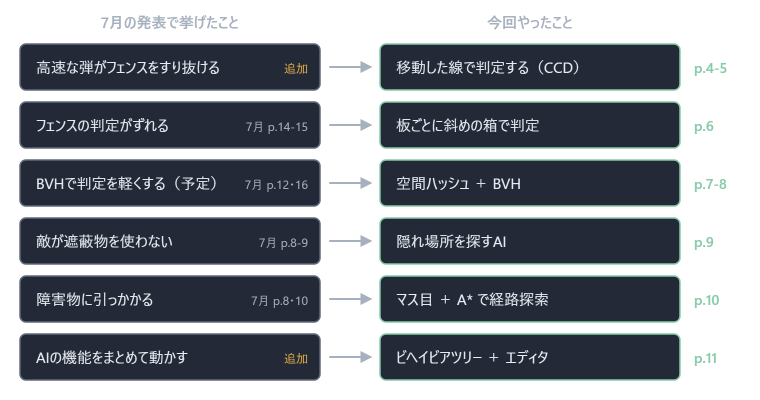
#> input picture docs/slides/figures/png/fig03_overview.png, 1520 x 800 px (shown at 1/2 size); its folder holds 4 pictures in this run
$ python gen_figures.py
#> lines starting #> are read from the running program, lines starting #| are printed output that depends on the picture
# -*- coding: utf-8 -*-
"""
スライド用の図をまとめて生成するスクリプト。
- 紺背景テンプレートに直接置けるよう、背景透過PNGで出力する
- レイの当たり位置・A*の経路・BVHの分割・判定ペア数などは
  エンジンのコードと同じ手順・同じパラメータで計算して描いている

使い方:  py gen_figures.py
出力:    ./png/figXX.png（2倍解像度・透過） / ./preview/figXX.png（紺背景で確認用）
"""
import heapq
import html
import math
import pathlib
import random
import subprocess

from PIL import Image

HERE = pathlib.Path(__file__).resolve().parent
SVG_DIR = HERE / "svg"
PNG_DIR = HERE / "png"
PREVIEW_DIR = HERE / "preview"
CHROME = r"C:\Program Files\Google\Chrome\Application\chrome.exe"

# ---- テンプレートに合わせた色 ----
BG = "#1B1F2A"      # スライド背景（プレビュー用）
FG = "#E9EDF3"      # 文字
SUB = "#A6B0BE"     # 補足文字
LINE = "#5F6A7B"    # 補助線
DIM = "#3A4252"     # 通れないマス・薄い面
PANEL = "#232937"   # 箱の塗り
GRID = "#2C3342"
BLUE = "#4A86E8"
BLUE_L = "#9CC0F5"
MINT = "#86CBA8"
RED = "#E5675F"
RED_L = "#F3A6A0"
AMBER = "#F2B84B"
WOOD = "#B5834F"
WOOD_S = "#6E4520"
FONT = "'Yu Gothic UI','Yu Gothic','Meiryo',sans-serif"
MONO = "Consolas,'Courier New',monospace"


def esc(s):
    return html.escape(s, quote=True)


class Svg:
    def __init__(self, w, h):
        self.w, self.h, self.e = w, h, []

    def add(self, s):
        self.e.append(s)

    def text(self, x, y, s, size=16, fill=FG, anchor="middle", weight=400, family=FONT, opacity=1):
        s = s.replace(" ", "\u00a0") if family == MONO else s   # SVGは連続スペースを詰めるので、コードの字下げを保つ
        self.add(f'<text x="{x:.1f}" y="{y:.1f}" font-size="{size}" fill="{fill}" text-anchor="{anchor}" '
                 f'font-weight="{weight}" font-family="{family}" opacity="{opacity}">{esc(s)}</text>')

    def rich(self, x, y, parts, anchor="middle"):
        """parts: [(文字, size, fill, weight)]"""
        spans = "".join(f'<tspan font-size="{sz}" fill="{fl}" font-weight="{wt}">{esc(t)}</tspan>' for t, sz, fl, wt in parts)
        self.add(f'<text x="{x:.1f}" y="{y:.1f}" text-anchor="{anchor}" font-family="{FONT}">{spans}</text>')

    def line(self, x1, y1, x2, y2, stroke=LINE, w=2, dash=None, opacity=1, end=None, start=None):
        d = f' stroke-dasharray="{dash}"' if dash else ""
        m = (f' marker-end="url(#{end})"' if end else "") + (f' marker-start="url(#{start})"' if start else "")
        self.add(f'<line x1="{x1:.1f}" y1="{y1:.1f}" x2="{x2:.1f}" y2="{y2:.1f}" stroke="{stroke}" stroke-width="{w}" '
                 f'stroke-linecap="round" opacity="{opacity}"{d}{m}/>')

    # [6 lines left out: function polyline, not called in this run]

    def rect(self, x, y, w, h, fill="none", stroke="none", sw=2, rx=0, dash=None, opacity=1):
        d = f' stroke-dasharray="{dash}"' if dash else ""
        self.add(f'<rect x="{x:.1f}" y="{y:.1f}" width="{w:.1f}" height="{h:.1f}" rx="{rx}" fill="{fill}" '
                 f'stroke="{stroke}" stroke-width="{sw}" opacity="{opacity}"{d}/>')

    def circle(self, cx, cy, r, fill="none", stroke="none", sw=2, dash=None, opacity=1):
        d = f' stroke-dasharray="{dash}"' if dash else ""
        self.add(f'<circle cx="{cx:.1f}" cy="{cy:.1f}" r="{r}" fill="{fill}" stroke="{stroke}" stroke-width="{sw}" '
                 f'opacity="{opacity}"{d}/>')

    def poly(self, pts, fill="none", stroke="none", sw=2, dash=None, opacity=1):
        d = f' stroke-dasharray="{dash}"' if dash else ""
        p = " ".join(f"{x:.1f},{y:.1f}" for x, y in pts)
        self.add(f'<polygon points="{p}" fill="{fill}" stroke="{stroke}" stroke-width="{sw}" stroke-linejoin="round" '
                 f'opacity="{opacity}"{d}/>')

    def cross(self, x, y, r=6, stroke=RED, w=2.5):
        self.line(x - r, y - r, x + r, y + r, stroke, w)
        self.line(x - r, y + r, x + r, y - r, stroke, w)

    def hbracket(self, x1, x2, y, stroke=SUB, tick=7):
        self.line(x1, y, x2, y, stroke, 1.5)
        self.line(x1, y - tick, x1, y + tick, stroke, 1.5)
        self.line(x2, y - tick, x2, y + tick, stroke, 1.5)

    def svg(self):
        markers = ""
        for name, col in [("fg", FG), ("sub", SUB), ("mint", MINT), ("red", RED), ("blue", BLUE), ("amber", AMBER)]:
            markers += (f'<marker id="a-{name}" viewBox="0 0 10 10" refX="8" refY="5" markerWidth="6" markerHeight="6" '
                        f'orient="auto-start-reverse"><path d="M0,0 L10,5 L0,10 z" fill="{col}"/></marker>')
        body = "\n".join(self.e)
        return (f'<svg xmlns="http://www.w3.org/2000/svg" width="{self.w}" height="{self.h}" '
                f'viewBox="0 0 {self.w} {self.h}"><defs>{markers}</defs>\n{body}\n</svg>')


# ---------------------------------------------------------------- 幾何ヘルパー
def rot(p, a):
    c, s = math.cos(a), math.sin(a)
    return (p[0] * c - p[1] * s, p[0] * s + p[1] * c)


# [6 lines left out: function board_poly, not called in this run]


def ray_seg(o, d, a, b):
    """レイ o + t*d と線分 a-b の交差 t（なければ None）"""
    ex, ey = b[0] - a[0], b[1] - a[1]
    den = d[0] * ey - d[1] * ex
    if abs(den) < 1e-9:
        return None
    t = ((a[0] - o[0]) * ey - (a[1] - o[1]) * ex) / den
    u = ((a[0] - o[0]) * d[1] - (a[1] - o[1]) * d[0]) / den
    if t >= 0 and 0 <= u <= 1:
        return t
    return None


def ray_poly(o, d, pts):
    best = None
    for i in range(len(pts)):
        t = ray_seg(o, d, pts[i], pts[(i + 1) % len(pts)])
        if t is not None and (best is None or t < best):
            best = t
    return best


# [5 lines left out: function seg_hits_poly, not called in this run]


def draw_board(s, pts, grain=True):
    s.poly(pts, fill=WOOD, stroke=WOOD_S, sw=2)


# ---------------------------------------------------------------- p.3 一覧
def fig03():
    s = Svg(760, 400)
    s.text(170, 28, "7月の発表で挙げたこと", 15, SUB, weight=700)
    s.text(530, 28, "今回やったこと", 15, SUB, weight=700)
    rows = [
        ("高速な弾がフェンスをすり抜ける", "追加", "移動した線で判定する（CCD）", "p.4-5"),
        ("フェンスの判定がずれる", "7月 p.14-15", "板ごとに斜めの箱で判定", "p.6"),
        ("BVHで判定を軽くする（予定）", "7月 p.12・16", "空間ハッシュ ＋ BVH", "p.7-8"),
        ("敵が遮蔽物を使わない", "7月 p.8-9", "隠れ場所を探すAI", "p.9"),
        ("障害物に引っかかる", "7月 p.8・10", "マス目 ＋ A* で経路探索", "p.10"),
        ("AIの機能をまとめて動かす", "追加", "ビヘイビアツリー ＋ エディタ", "p.11"),
    ]
    for i, (l, tag, r, page) in enumerate(rows):
        y0 = 44 + i * 58
        s.rect(20, y0, 300, 46, fill=PANEL, stroke=LINE, sw=1.5, rx=6)
        s.text(36, y0 + 29, l, 15, FG, "start")
        s.text(308, y0 + 29, tag, 12, AMBER if tag == "追加" else SUB, "end")
        s.line(330, y0 + 23, 370, y0 + 23, SUB, 2, end="a-sub")
        s.rect(380, y0, 300, 46, fill=PANEL, stroke=MINT, sw=1.5, rx=6)
        s.text(396, y0 + 29, r, 15, FG, "start")
        s.text(694, y0 + 29, page, 14, MINT, "start", weight=700)
#> in render, img is the input picture: PIL image 1520x800 RGBA; mean R, G, B, A 29.7, 35, 41.7, 145.8
#> in render, `bg.alpha_composite(img)`:
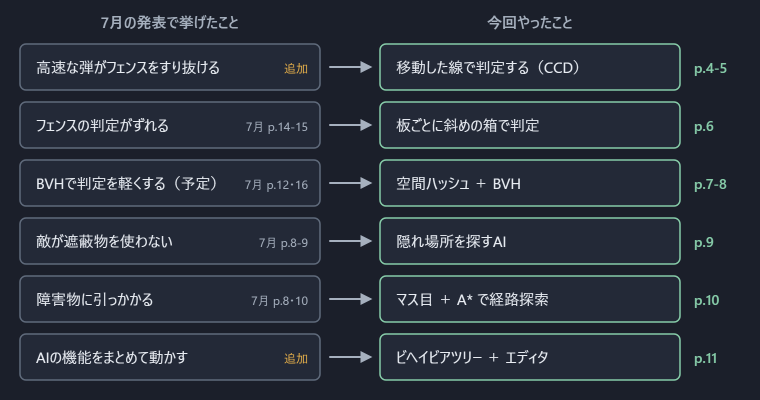
#> bg: PIL image 1520x800 RGBA (shown at 1/2 size); mean R, G, B, A 40.3, 46.9, 58.3, 255
#> in render, `corner_alpha = img.getpixel((0, 0))[3]`: corner_alpha = 0
#| fig03_overview: 1520x800  corner alpha=0
    return s


# ---------------------------------------------------------------- p.4 CCD 課題
def fig04():
    s = Svg(600, 360)
    s.text(20, 26, "上から見た図", 13, SUB, "start")
    bx, bw, by0, by1 = 273, 48, 72, 282           # 板（厚さ0.15m = 48px）
    s.hbracket(bx, bx + bw, 54)
    s.text(bx + bw / 2, 42, "厚さ 0.15m", 14, FG)
    s.rect(bx, by0, bw, by1 - by0, fill=WOOD, stroke=WOOD_S, sw=2, rx=3)
    for gx in (bx + 16, bx + 32):
        s.line(gx, by0 + 10, gx, by1 - 10, WOOD_S, 1, opacity=0.5)
    y = 172
    f1, f2 = bx - 48, bx + bw + 48                # 1フレーム = 0.45m = 144px（板の3倍）
    s.line(f1, y, 520, y, LINE, 2, dash="6 6", end="a-sub")
    for x, name in ((f1, "1フレーム目"), (f2, "2フレーム目")):
        s.circle(x, y, 13, fill=BLUE, stroke=BLUE_L, sw=2)
        s.text(x, y + 40, name, 15, FG)
        s.text(x, y + 60, "板と重ならない", 13, RED)
    s.circle(470, y, 13, stroke=BLUE_L, sw=2, dash="3 3", opacity=0.6)
    s.text(470, y + 40, "そのまま奥へ", 14, SUB)
    s.hbracket(f1, f2, 306)
#> call 2 of render, with name = 'fig04_ccd_problem'
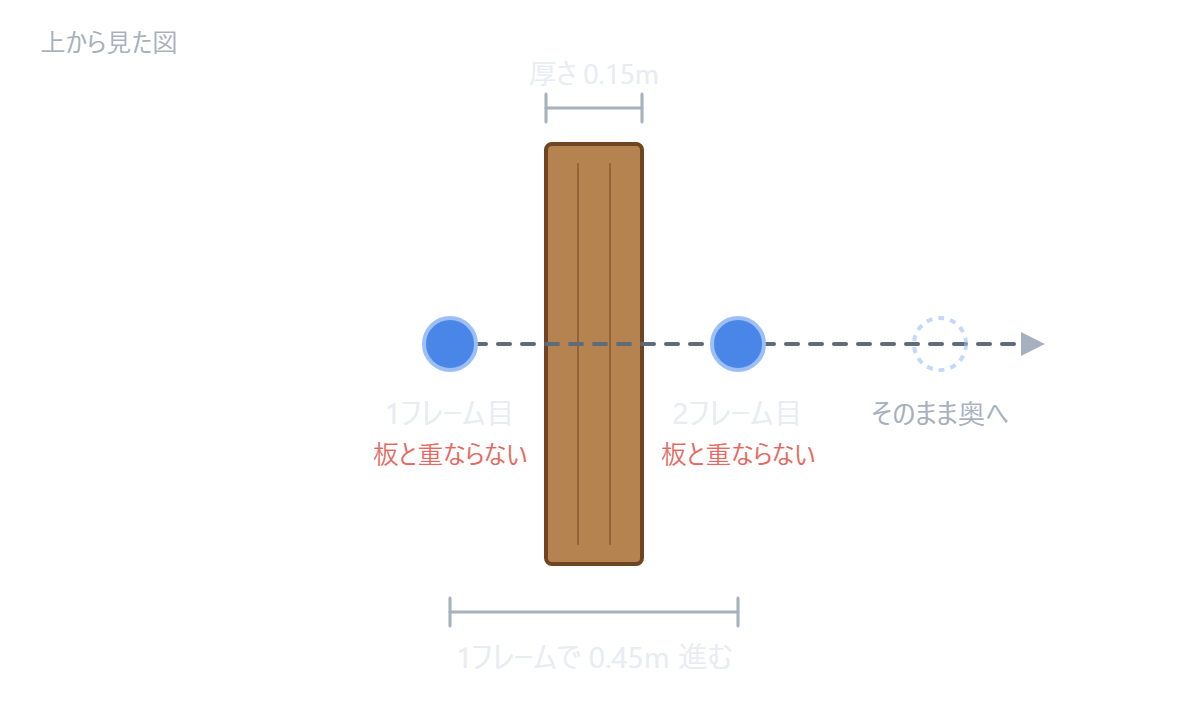
#> input picture docs/slides/figures/png/fig04_ccd_problem.png, 1200 x 720 px
#> in render, img is the input picture: PIL image 1200x720 RGBA; mean R, G, B, A 12.3, 9.9, 8.1, 17
#| fig04_ccd_problem: 1200x720  corner alpha=0
    s.text((f1 + f2) / 2, 334, "1フレームで 0.45m 進む", 15, FG)
    return s


# ---------------------------------------------------------------- p.5 CCD 解決
def fig05():
    s = Svg(600, 360)
    s.text(20, 26, "上から見た図", 13, SUB, "start")
    bx, bw, by0, by1 = 273, 48, 72, 282
    s.rect(bx, by0, bw, by1 - by0, fill=WOOD, stroke=WOOD_S, sw=2, rx=3)
    for gx in (bx + 16, bx + 32):
        s.line(gx, by0 + 10, gx, by1 - 10, WOOD_S, 1, opacity=0.5)
    y, r = 172, 13
    p0, p1 = bx - 48, bx + bw + 48
    s.line(bx + 6, y, p1 - 16, y, SUB, 2, dash="4 5", opacity=0.6)
    s.line(p0, y - r, bx, y - r, BLUE, 2, opacity=0.75)
    s.line(p0, y + r, bx, y + r, BLUE, 2, opacity=0.75)
    s.line(p0, y, bx, y, BLUE, 4)
    s.circle(p0, y, r, fill=BLUE, stroke=BLUE_L, sw=2)
#> call 3 of render, with name = 'fig05_ccd_solution'
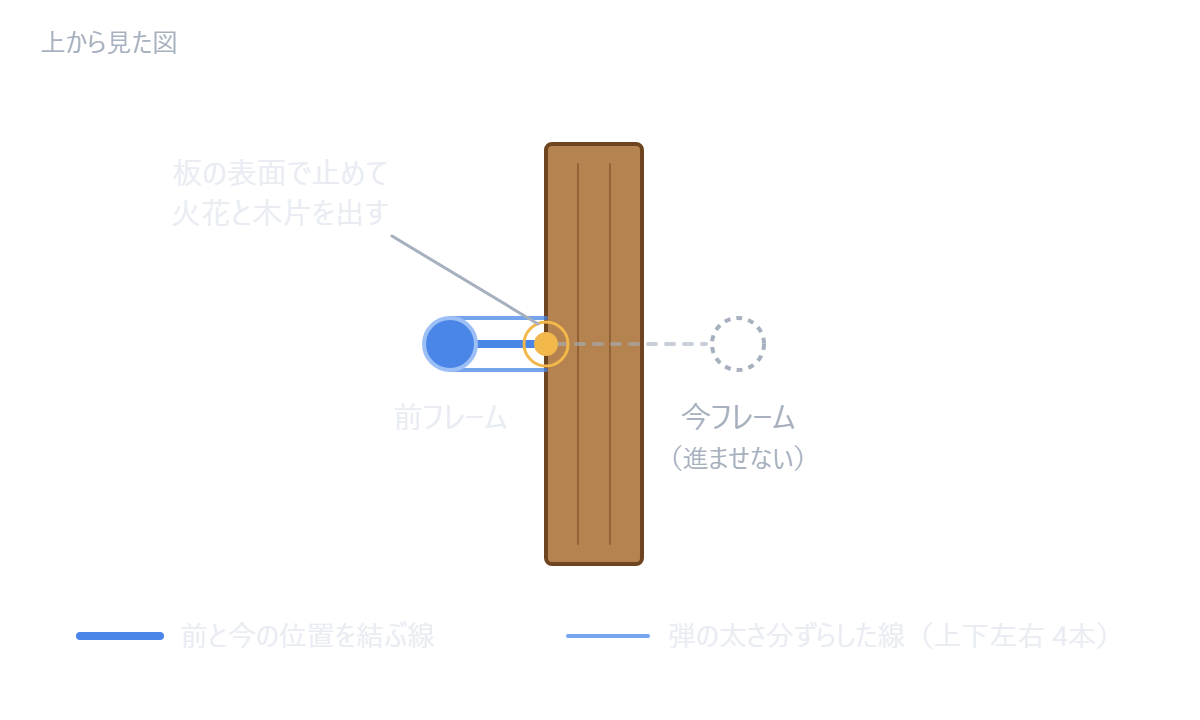
#> input picture docs/slides/figures/png/fig05_ccd_solution.png, 1200 x 720 px
#> in render, img is the input picture: PIL image 1200x720 RGBA; mean R, G, B, A 13.1, 11.1, 9.2, 17.3
#> in render (call 3), `bg.alpha_composite(img)`:
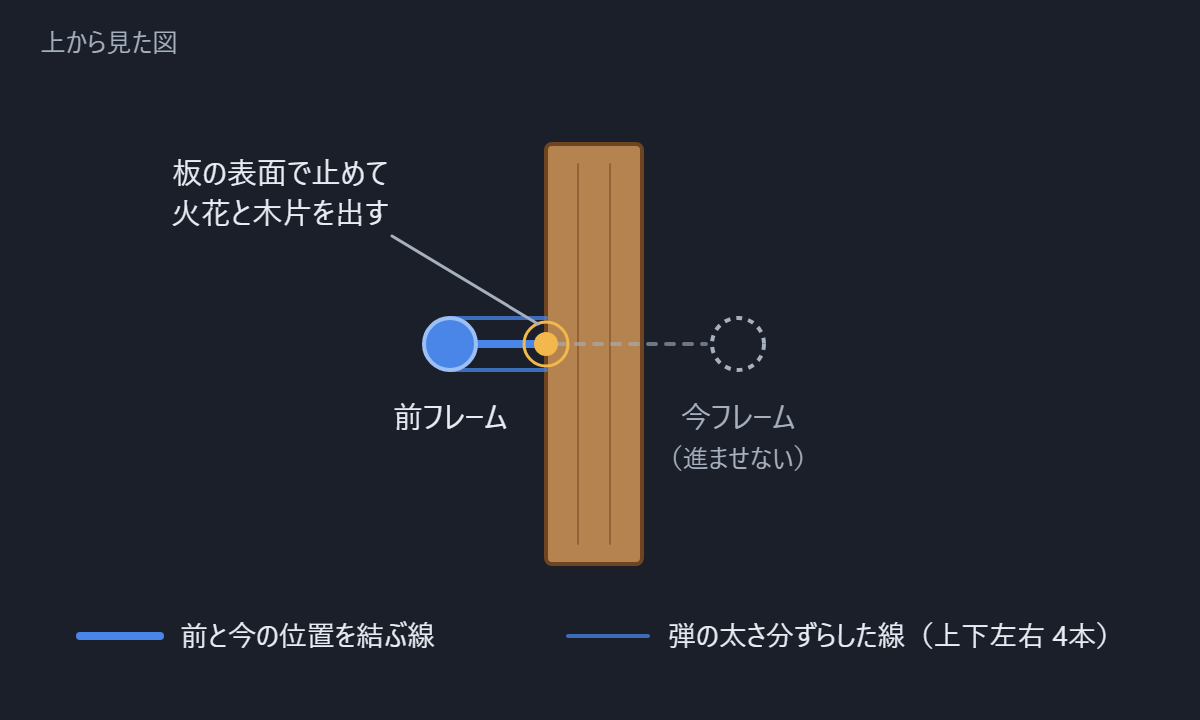
#> bg: PIL image 1200x720 RGBA; mean R, G, B, A 37.1, 38.8, 47.1, 255
#| fig05_ccd_solution: 1200x720  corner alpha=0
    s.text(p0, y + 42, "前フレーム", 15, FG)
    s.circle(p1, y, r, stroke=SUB, sw=2, dash="3 3")
    s.text(p1, y + 42, "今フレーム", 15, SUB)
    s.text(p1, y + 62, "（進ませない）", 13, SUB)
    s.circle(bx, y, 6, fill=AMBER)
    s.circle(bx, y, 11, stroke=AMBER, sw=1.5)
    s.line(bx - 4, y - 10, 196, 118, SUB, 1.5)
    s.text(140, 92, "板の表面で止めて", 15, FG)
    s.text(140, 112, "火花と木片を出す", 15, FG)
    s.line(40, 318, 80, 318, BLUE, 4)
    s.text(90, 323, "前と今の位置を結ぶ線", 14, FG, "start")
    s.line(284, 318, 324, 318, BLUE, 2, opacity=0.75)
    s.text(334, 323, "弾の太さ分ずらした線（上下左右 4本）", 14, FG, "start")
    return s


# ---------------------------------------------------------------- p.6 X字フェンス
def fig06():
    s = Svg(720, 400)
    L, T = 280, 12
    s.line(360, 28, 360, 352, DIM, 2)
    s.text(180, 36, "1つの大きな箱で判定", 17, FG, weight=700)
    s.text(540, 36, "板ごとに箱を2つ（±30°）", 17, FG, weight=700)
    for side, cx in (("L", 180), ("R", 540)):
        cy = 200
        boards = []
        for a in (math.radians(30), math.radians(-30)):
            pts = [rot(p, a) for p in ((-L / 2, -T / 2), (L / 2, -T / 2), (L / 2, T / 2), (-L / 2, T / 2))]
            boards.append([(cx + x, cy + y) for x, y in pts])
        for b in boards:
            draw_board(s, b)
        start = (cx + 40, cy + 140)
        up = (0.0, -1.0)
        if side == "L":
            xs = [p[0] for b in boards for p in b]
            ys = [p[1] for b in boards for p in b]
            s.rect(min(xs), min(ys), max(xs) - min(xs), max(ys) - min(ys), stroke=RED, sw=2, dash="6 5")
            hit_y = max(ys)
            label, col = "何もない所で当たる", RED
        else:
            for a in (math.radians(30), math.radians(-30)):
                pts = [rot(p, a) for p in ((-L / 2 - 4, -T / 2 - 4), (L / 2 + 4, -T / 2 - 4), (L / 2 + 4, T / 2 + 4), (-L / 2 - 4, T / 2 + 4))]
                s.poly([(cx + x, cy + y) for x, y in pts], stroke=MINT, sw=2)
            t = min(ray_poly(start, up, b) or 1e9 for b in boards)
            hit_y = start[1] - t
            label, col = "板の表面で当たる", MINT
        s.line(start[0], start[1], start[0], hit_y + 6, BLUE, 3)
        s.circle(start[0], start[1], 9, fill=BLUE, stroke=BLUE_L, sw=2)
        s.circle(start[0], hit_y, 6, fill=AMBER)
        for dx in (-12, 0, 12):
            s.line(start[0] + dx * 0.4, hit_y + 6, start[0] + dx, hit_y + 18, AMBER, 2)
        s.text(start[0] + 14, start[1] - 26, label, 14, col, "start")
        s.text(start[0] + 16, start[1] + 5, "弾", 14, SUB, "start")
#> call 4 of render, with name = 'fig06_fence_obb'
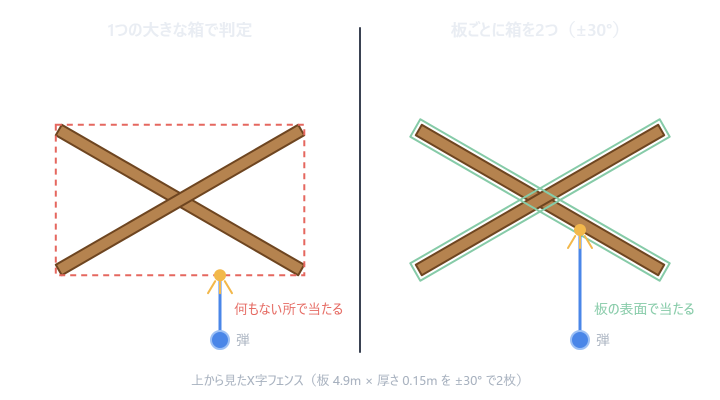
#> input picture docs/slides/figures/png/fig06_fence_obb.png, 1440 x 800 px (shown at 1/2 size)
#> in render, img is the input picture: PIL image 1440x800 RGBA; mean R, G, B, A 15, 12.8, 10, 21
#> in render (call 4), `bg = Image.new("RGBA", img.size, BG)`:
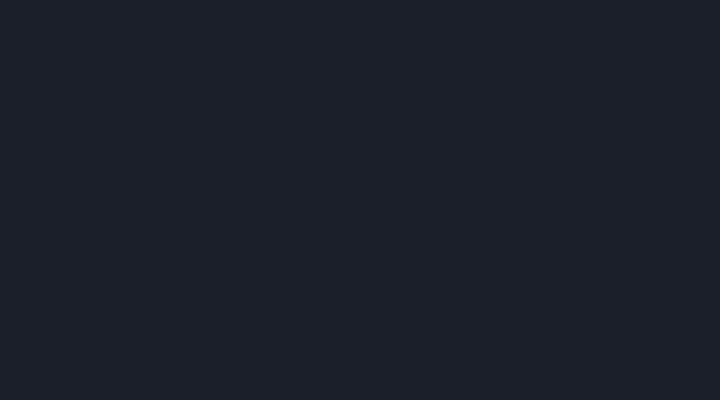
#> bg: PIL image 1440x800 RGBA (shown at 1/2 size); mean R, G, B, A 27, 31, 42, 255
#> in render (call 4), `bg.alpha_composite(img)`:
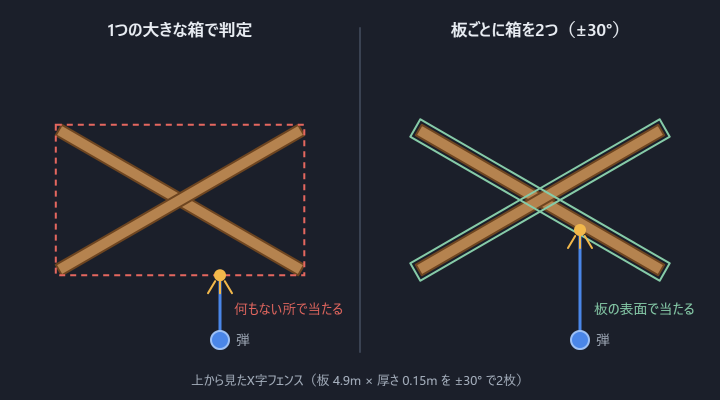
#> bg: PIL image 1440x800 RGBA (shown at 1/2 size); mean R, G, B, A 38.1, 39.6, 47.1, 255
#| fig06_fence_obb: 1440x800  corner alpha=0
    s.text(360, 385, "上から見たX字フェンス（板 4.9m × 厚さ 0.15m を ±30° で2枚）", 13, SUB)
    return s


# ---------------------------------------------------------------- p.7 空間ハッシュ
def fig07():
    s = Svg(720, 380)
    objs = [(25, 30), (70, 25), (45, 80), (130, 45), (175, 85), (250, 55), (125, 140), (170, 150), (150, 195), (260, 180)]
    PW, PH, CW, CH = 300, 220, 100, 110
    s.line(360, 28, 360, 330, DIM, 2)
    s.text(180, 36, "全部の組み合わせを調べる", 16, FG, weight=700)
    s.text(540, 36, "同じマスの中だけ調べる", 16, FG, weight=700)
    # 左：総当たり
    ox, oy = 30, 60
    s.rect(ox, oy, PW, PH, stroke=DIM, sw=1.5, rx=4)
    n_all = 0
    for i in range(len(objs)):
        for j in range(i + 1, len(objs)):
            a, b = objs[i], objs[j]
            s.line(ox + a[0], oy + a[1], ox + b[0], oy + b[1], LINE, 1, opacity=0.6)
            n_all += 1
    for x, y in objs:
        s.circle(ox + x, oy + y, 8, fill=BLUE, stroke=BLUE_L, sw=1.5)
    # 右：空間ハッシュ
    ox = 390
    cells = {}
    for k, (x, y) in enumerate(objs):
        cells.setdefault((int(x // CW), int(y // CH)), []).append(k)
    for (cx, cy), ks in cells.items():
        if len(ks) >= 2:
            s.rect(ox + cx * CW, oy + cy * CH, CW, CH, fill="#26303F")
    s.rect(ox, oy, PW, PH, stroke=LINE, sw=1.5, rx=4)
    for gx in (CW, 2 * CW):
        s.line(ox + gx, oy, ox + gx, oy + PH, LINE, 1.5)
    s.line(ox, oy + CH, ox + PW, oy + CH, LINE, 1.5)
    n_hash = 0
    for ks in cells.values():
        for i in range(len(ks)):
            for j in range(i + 1, len(ks)):
                a, b = objs[ks[i]], objs[ks[j]]
                s.line(ox + a[0], oy + a[1], ox + b[0], oy + b[1], MINT, 2)
                n_hash += 1
    for x, y in objs:
        s.circle(ox + x, oy + y, 8, fill=BLUE, stroke=BLUE_L, sw=1.5)
    s.text(ox + PW, 54, "1マス = 10m", 12, SUB, "end")
    s.rich(180, 314, [("判定する組  ", 15, SUB, 400), (str(n_all), 26, RED, 700), (" 組", 15, SUB, 400)])
    s.rich(540, 314, [("判定する組  ", 15, SUB, 400), (str(n_hash), 26, MINT, 700), (" 組", 15, SUB, 400)])
    s.text(360, 362, "マス番号 = (x*73856093 ^ y*19349663 ^ z*83492791) % 2048", 13, SUB, family=MONO)
    return s, n_all, n_hash


# ---------------------------------------------------------------- p.8 BVH
# [402 lines left out: functions fig08, fig09, fig10, fig11, not called in this run]


# ---------------------------------------------------------------- 出力
def render(name, s):
    SVG_DIR.mkdir(exist_ok=True)
    PNG_DIR.mkdir(exist_ok=True)
    PREVIEW_DIR.mkdir(exist_ok=True)
    svg_path = SVG_DIR / f"{name}.svg"
    svg_path.write_text(s.svg(), encoding="utf-8")
    png_path = PNG_DIR / f"{name}.png"
    subprocess.run([CHROME, "--headless=new", "--disable-gpu", "--hide-scrollbars",
                    "--default-background-color=00000000", "--force-device-scale-factor=2",
                    f"--window-size={s.w},{s.h}", f"--screenshot={png_path}", svg_path.as_uri()],
                   check=True, capture_output=True)
    img = Image.open(png_path).convert("RGBA")
    bg = Image.new("RGBA", img.size, BG)
    bg.alpha_composite(img)
    bg.convert("RGB").save(PREVIEW_DIR / f"{name}.png")
    corner_alpha = img.getpixel((0, 0))[3]
    print(f"{name}: {img.size[0]}x{img.size[1]}  corner alpha={corner_alpha}")


if __name__ == "__main__":
    render("fig03_overview", fig03())
    render("fig04_ccd_problem", fig04())
    render("fig05_ccd_solution", fig05())
    render("fig06_fence_obb", fig06())
    s7, n_all, n_hash = fig07()
    render("fig07_spatial_hash", s7)
#> (the run stopped early here; a loop or call above may not have finished)
